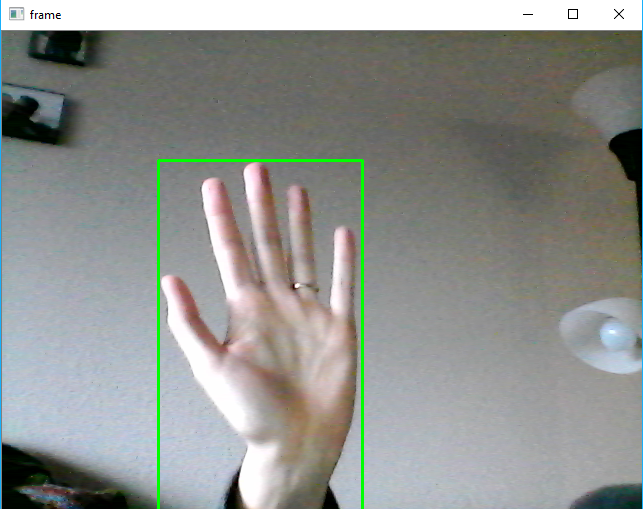
#> input picture motionDetectionEx1.png, 643 x 509 px, given in place of the camera
$ python motionDetection.py   (older library calls are emulated)
#> lines starting #> are read from the running program, lines starting #| are printed output that depends on the picture
import cv2
import numpy as np

camera = cv2.VideoCapture(0)
background = None
fgbg = cv2.createBackgroundSubtractorMOG2()

while True:
    ret,frame = camera.read()
#> frame is the input picture: shape (509, 643, 3); mean B, G, R 142.2, 145.9, 143.2

    if not ret:
        break
    fgmask = fgbg.apply(frame)
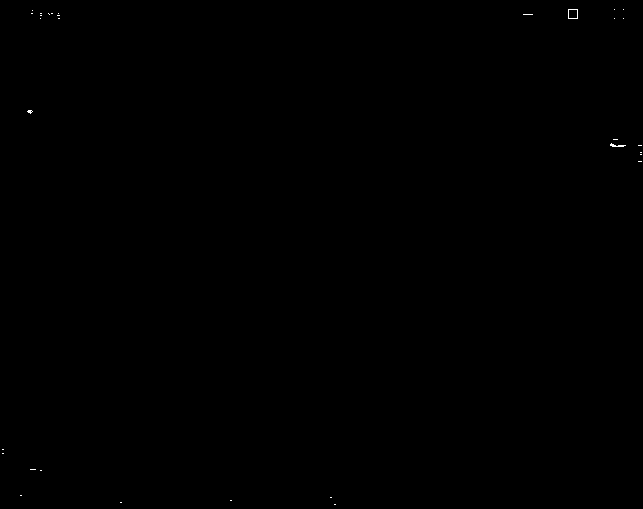
#> fgmask: shape (509, 643); values 127 (black) and 255 (white), 0.05% white in thin lines or dots

    # Color doesn't matter in motion detection, so convert to grayscale
    gray = cv2.cvtColor(frame,cv2.COLOR_BGR2GRAY)
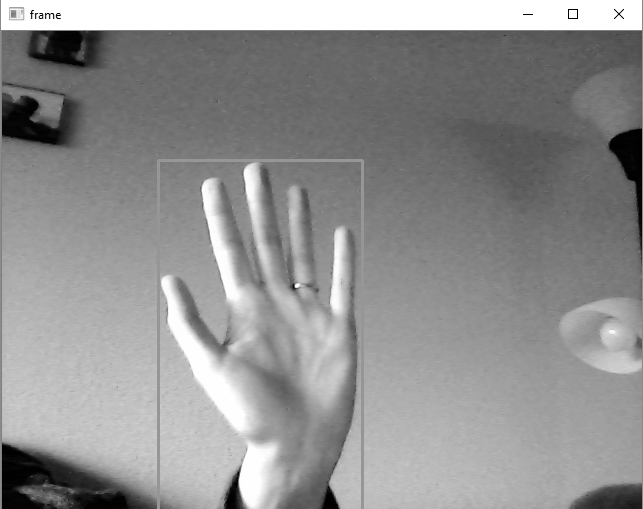
#> gray: shape (509, 643); min 0, max 255, mean 144.7
    # Blur image to account for inconsistencies between frames, no two frames will be the same
    # due to sensors variations (some pixels will have intensity changes)
    blur = cv2.GaussianBlur(gray,(7,7),0)

    # let's grab the first frame of the camera if it hasn't been initialized already
    # we are assuming the first frame will only contain the background and no moving objects
    if background is None:
        background = gray
        continue

    # Now we need to perform background subtraction
    diff = cv2.absdiff(background,gray)
    #thresh = cv2.threshold(diff, 25, 255, cv2.THRESH_BINARY)[1]
    thresh = cv2.threshold(fgmask,25,255,cv2.THRESH_BINARY)[1]


    #cv2.imshow("foreground", fgmask)
    #cv2.imshow("diff", diff)
    #cv2.imshow("thresh",thresh)

    # dilate the thresholded image to fill in holes, then find contours
    # on thresholded image
    thresh = cv2.dilate(thresh, None, iterations=2)
    (img,cnts, _) = cv2.findContours(thresh.copy(), cv2.RETR_EXTERNAL,cv2.CHAIN_APPROX_SIMPLE)

    # loop over the contours
    for c in cnts:
        if cv2.contourArea(c) < 5000:
            continue
        # compute the bounding box for the contour, draw it on the frame,
        # and update the text
        (x, y, w, h) = cv2.boundingRect(c)
        cv2.rectangle(frame, (x, y), (x + w, y + h), (0, 255, 0), 2)
    cv2.imshow("frame", frame)
    # if the 'q' key is pressed, stop the loop
    if cv2.waitKey(1) & 0xFF == ord("q"):
        break

# release the video capture
camera.release()
cv2.destroyAllWindows()

$ run again, on motionDetectionEx2.png
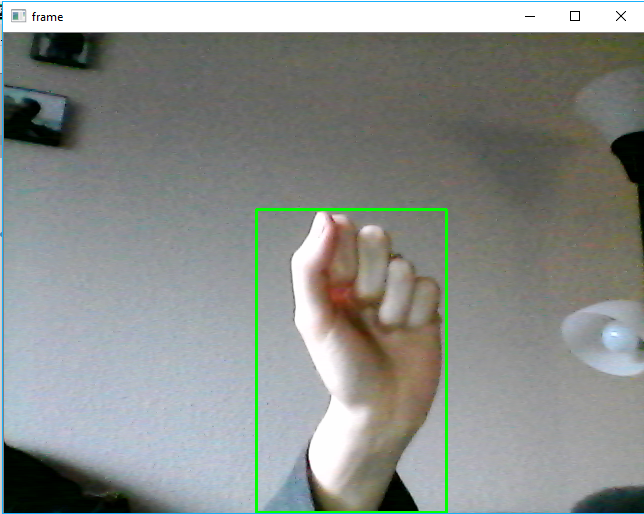
#> input picture motionDetectionEx2.png, 644 x 514 px, given in place of the camera
#> frame is the input picture: shape (514, 644, 3); mean B, G, R 138.4, 142.1, 137.7
#> fgmask: shape (514, 644); values 127 (black) and 255 (white), 0.05% white in thin lines or dots
#> `gray = cv2.cvtColor(frame,cv2.COLOR_BGR2GRAY)`:
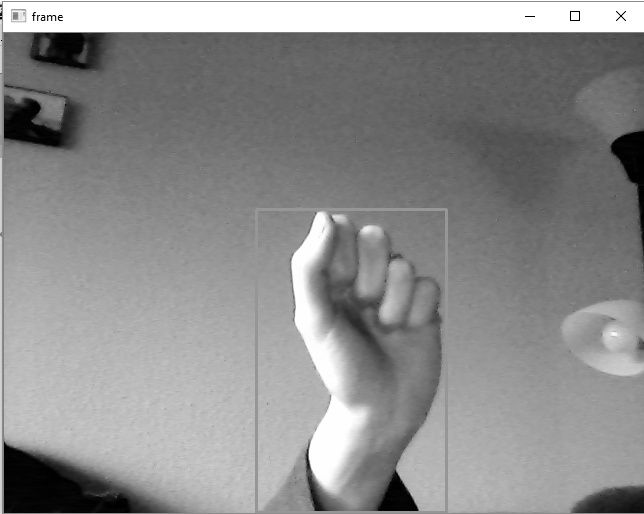
#> gray: shape (514, 644); min 0, max 255, mean 140.4
